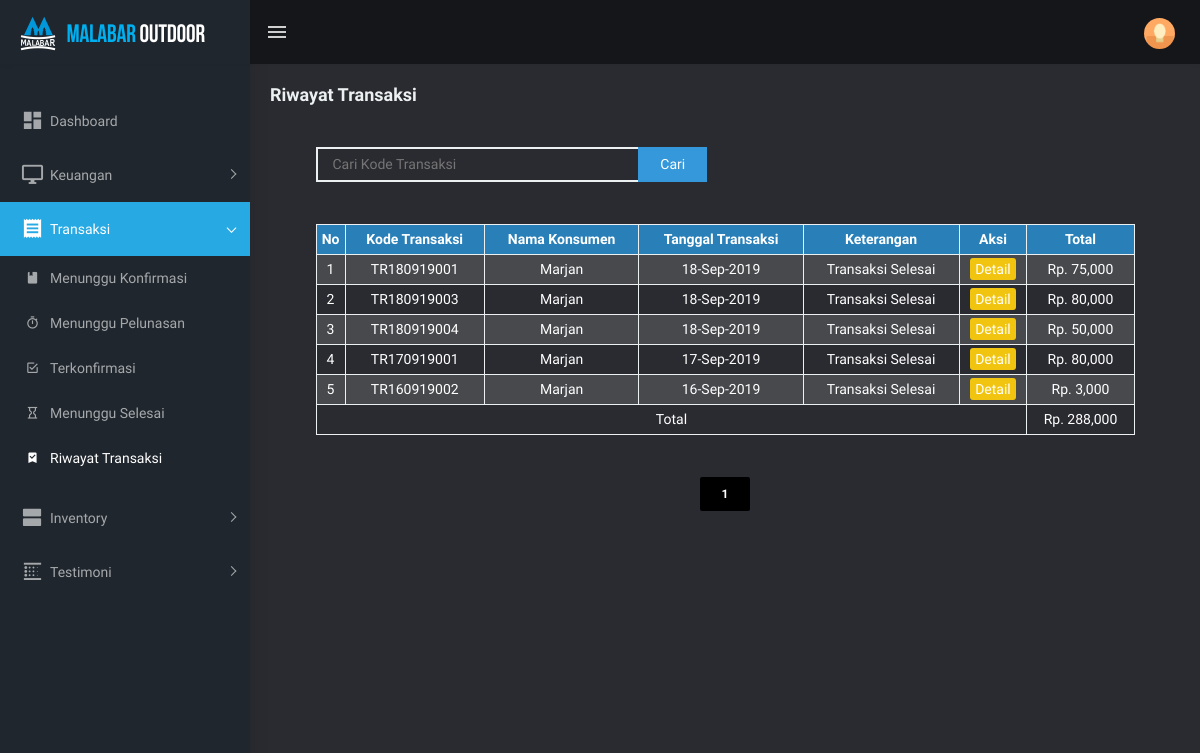
Page /admin/html/owner/riwayat.php (signed in) on the committed database.
### tables this page shows
CREATE TABLE `transaksi` (
  `kdTransaksi` varchar(11) NOT NULL,
  `tglTransaksi` date NOT NULL,
  `totalBayarJual` int(11) NOT NULL,
  `totalBayarSewa` int(11) NOT NULL,
  `totalHarga` int(11) NOT NULL,
  `keterangan` text DEFAULT NULL,
  `status` varchar(30) NOT NULL,
  `alamat` text NOT NULL,
  `fotoPembayaran` varchar(200) DEFAULT NULL,
  `idUser` varchar(9) NOT NULL
);

CREATE TABLE `user` (
  `idUser` varchar(7) NOT NULL,
  `namaUser` varchar(30) NOT NULL,
  `Alamat` text NOT NULL,
  `Telp` varchar(13) NOT NULL,
  `Foto` varchar(200) DEFAULT NULL,
  `Email` varchar(25) NOT NULL,
  `Password` varchar(25) NOT NULL,
  `role` enum('pelanggan','pemilik toko','bagian keuangan') NOT NULL
);

### admin/html/owner/riwayat.php (the view, shortened to what this page needs)
<?php
include "../../../config.php";
$halaman = 15;
$page = isset($_GET["halaman"]) ? (int)$_GET["halaman"] : 1;
$mulai = ($page>1) ? ($page * $halaman) - $halaman : 0;
$result = mysqli_query($koneksi,"SELECT * FROM `transaksi` join user on transaksi.idUser = user.idUser where status = 'Transaksi Selesai'");
$total = mysqli_num_rows($result);
$pages = ceil($total/$halaman);
$pagi = false;
?>
<!DOCTYPE html>
<html dir="ltr" lang="en">
<head>
    <link href="../../assets/libs/flot/css/float-chart.css" rel="stylesheet">
    <link href="../../dist/css/style.min.css" rel="stylesheet">
</head>
<body>
    <div id="main-wrapper">
        <header class="topbar" data-navbarbg="skin5">
            <nav class="navbar top-navbar navbar-expand-md navbar-dark">
                <div class="navbar-header" data-logobg="skin5">
                    <a class="navbar-brand" href="index.php">
                        <b class="logo-icon p-l-10">
                            <img src="../../assets/images/logo-icon.png" alt="homepage" class="light-logo" />
                        </b>
                        <span class="logo-text">
                           <img src="../../assets/images/logo-text.png" alt="homepage" class="light-logo" />
                       </span>
                       </a>
                   </div>
                   <div class="navbar-collapse collapse" id="navbarSupportedContent" data-navbarbg="skin5">
                    <ul class="navbar-nav float-left mr-auto">
                        <li class="nav-item d-none d-md-block"><a class="nav-link sidebartoggler waves-effect waves-light" href="javascript:void(0)" data-sidebartype="mini-sidebar"><i class="mdi mdi-menu font-24"></i></a></li>
                    </ul>
                    <ul class="navbar-nav float-right">
                        <li class="nav-item dropdown">
                            <a class="nav-link dropdown-toggle text-muted waves-effect waves-dark pro-pic" href="" data-toggle="dropdown" aria-haspopup="true" aria-expanded="false"><img src="../../assets/images/users/1.jpg" alt="user" class="rounded-circle" width="31"></a>
                        </li>
                    </ul>
                </div>
            </nav>
        </header>
        <aside class="left-sidebar" data-sidebarbg="skin5">
            <div class="scroll-sidebar">
                <nav class="sidebar-nav">
                    <ul id="sidebarnav" class="p-t-30">
                        <li class="sidebar-item"> <a class="sidebar-link waves-effect waves-dark sidebar-link" href="index.php" aria-expanded="false"><i class="mdi mdi-view-dashboard"></i><span class="hide-menu">Dashboard</span></a></li>
                        <li class="sidebar-item"> <a class="sidebar-link has-arrow waves-effect waves-dark" href="javascript:void(0)" aria-expanded="false"><i class="mdi mdi-monitor"></i><span class="hide-menu">Keuangan </span></a>
                        </li>
                        <li class="sidebar-item"> <a class="sidebar-link has-arrow waves-effect waves-dark" href="javascript:void(0)" aria-expanded="false"><i class="mdi mdi-receipt"></i><span class="hide-menu">Transaksi </span></a>
                            <ul aria-expanded="false" class="collapse  first-level">
                                <li class="sidebar-item"><a href="tunggukonfirmasi.php" class="sidebar-link"><i class="mdi mdi-book"></i><span class="hide-menu"> Menunggu Konfirmasi </span></a></li>
                                <li class="sidebar-item"><a href="tunggulunas.php" class="sidebar-link"><i class="mdi mdi-timer"></i><span class="hide-menu"> Menunggu Pelunasan </span></a></li>
                                <li class="sidebar-item"><a href="terkonfirmasi.php" class="sidebar-link"><i class="mdi mdi-checkbox-marked-outline"></i><span class="hide-menu"> Terkonfirmasi </span></a></li>
                                <li class="sidebar-item"><a href="tungguselesai.php" class="sidebar-link"><i class="mdi mdi-timer-sand-empty"></i><span class="hide-menu"> Menunggu Selesai </span></a></li>
                                <li class="sidebar-item"><a href="riwayat.php" class="sidebar-link"><i class="mdi mdi-bookmark-check"></i><span class="hide-menu"> Riwayat Transaksi </span></a></li>
                            </ul>
                        </li>
                        <li class="sidebar-item"> <a class="sidebar-link has-arrow waves-effect waves-dark" href="javascript:void(0)" aria-expanded="false"><i class="mdi mdi-view-agenda"></i><span class="hide-menu">Inventory </span></a>
                        </li>
                        <li class="sidebar-item"> <a class="sidebar-link has-arrow waves-effect waves-dark" href="javascript:void(0)" aria-expanded="false"><i class="mdi mdi-blur-linear"></i><span class="hide-menu">Testimoni </span></a>
                        </li>
                    </ul>
                </nav>
            </div>
        </aside>
        <div class="page-wrapper" style="background-color: #2a2b30; color: rgba(236, 240, 241,1.0)">
            <div class="page-breadcrumb">
                <div class="row">
                    <div class="col-12 d-flex no-block align-items-center">
                        <h4 class="page-title">Riwayat Transaksi</h4>
                    </div>
                </div>
            </div>
            <div class="container-fluid">
                <center>
                    <br>
                    <div style="width: 90%; text-align: left;">
                        <div class="inblock" style="width: 49.5%">
                            <form method="post">
                                <input type="text" name="cari" class="inblock" placeholder="Cari Kode Transaksi">
                                <button class="cari" name="submit">Cari</button>
                            </form>
                        </div>
                    </div>
                    <br><br>
                    <table>
                        <tr>
                            <th>No</th>
                            <th>Kode Transaksi</th>
                            <th>Nama Konsumen</th>
                            <th>Tanggal Transaksi</th>
                            <th>Keterangan</th>
                            <th>Aksi</th>
                            <th>Total</th>
                        </tr>
                        <?php
                        $no=1;
                        $total =0;
                        if (isset($_POST['submit'])) {
                            $kdTransaksi = $_POST['cari'];
                            $ambil = mysqli_query($koneksi,"SELECT * FROM `transaksi` join user on transaksi.idUser = user.idUser where status = 'Transaksi Selesai' and transaksi.kdTransaksi like '%".$kdTransaksi."%' ORDER BY `transaksi`.`tglTransaksi` DESC");
                            if ($ambil)
                            {
                                while($pecah = mysqli_fetch_assoc($ambil)){
                                    $kdTransaksi = $pecah['kdTransaksi'];
                                    ?>
                                    <tr>
                                        <td><?php echo $no ?></td>
                                        <td><?php echo $kdTransaksi ?></td>
                                        <td><?php echo $pecah['namaUser'] ?></td>
                                        <td><?php echo date("d-M-Y", strtotime($pecah['tglTransaksi'])) ?></td>
                                        <td><?php echo $pecah['status']; ?>
                                    </td>
                                    <td><a href="detailtranup.php?id=<?php echo $kdTransaksi ?>" class="tombol">Detail</a></td>
                                    <td><?php echo "Rp. ",number_format($pecah['totalHarga']) ?></td>
                                </tr>
                                <?php
                                $total = $total+$pecah['totalHarga'];
                                $no++;
                            }
                        }
                        ?>
                        <tr>
                            <td colspan="6">Total</td>
                            <td><?php echo "Rp. ",number_format($total) ?></td>
                        </tr>
                        <?php
                    }
                    else{
                        $pagi = true;
                        $ambil = mysqli_query($koneksi,"SELECT * FROM `transaksi` join user on transaksi.idUser = user.idUser where status = 'Transaksi Selesai' ORDER BY `transaksi`.`tglTransaksi` DESC LIMIT $mulai, $halaman");
                        if ($ambil)
                        {
                            while($pecah = mysqli_fetch_assoc($ambil)){
                                $kdTransaksi = $pecah['kdTransaksi'];
                                ?>
                                <tr>
                                    <td><?php echo $no ?></td>
                                    <td><?php echo $kdTransaksi ?></td>
                                    <td><?php echo $pecah['namaUser'] ?></td>
                                    <td><?php echo date("d-M-Y", strtotime($pecah['tglTransaksi'])) ?></td>
                                    <td><?php echo $pecah['status']; ?>
                                </td>
                                <td><a href="detailtranup.php?id=<?php echo $kdTransaksi ?>" class="tombol">Detail</a></td>
                                <td><?php echo "Rp. ",number_format($pecah['totalHarga']) ?></td>
                            </tr>
                            <?php
                            $total = $total+$pecah['totalHarga'];
                            $no++;
                        }
                    }
                    ?>
                    <tr>
                        <td colspan="6">Total</td>
                        <td><?php echo "Rp. ",number_format($total) ?></td>
                    </tr>
                    <?php
                }
                ?>
            </table>
            <br><br>
            <?php
            if ($pagi == true ){ ?>
                <div align="center">
                    <?php for ($i=1; $i<=$pages ; $i++){ ?>
                        <a href="?halaman=<?php echo $i; ?>" class="btn btn-black"><?php echo $i; ?></a>
                    <?php } ?>
                </div>
                <?php
            }
            ?>
        </center>
    </div>
</div>
</div>
</body>
</html>

### admin/html/owner/riwayat.php (style rules this page uses)
body { height: 100%; background-color: #2a2b30; }
.inblock { display: inline-block; }
.tombol { padding-top: 3px; padding-bottom: 3px; padding-right: 5px; padding-left: 5px; font-size: 10; background-color: rgba(241, 196, 15,1.0); color: white; border-radius: 3px; }
.cari { margin-left: -5px; padding-top: 5px; padding-bottom: 5px; padding-right: 20px; padding-left: 20px; border : 2px solid #3498db; background-color: #3498db; color: white; }
.btn.btn-black { border-width: 2px; border-color: #000; background: #000; color: #fff; }
.btn { text-transform: uppercase; font-size: 12px; font-weight: 900; padding: 6px 20px; }
table { border-collapse: collapse; width: 90%; text-align: center; font-size: 14px; color: white; }
th { background-color: rgba(41, 128, 185,1.0); }
th, td { border : 1px solid #ecf0f1; padding-top: 4px; padding-bottom: 4px; }
tr:nth-child(even) { background-color: rgba(236, 240, 241,0.15) }
input[type=text] { padding-top: 5px; padding-bottom: 5px; padding-right: 15px; padding-left: 15px; color: white; border : 2px solid #ecf0f1; background-color: rgba(0,0,0,0); width: 80%; }

### rows in the picture
transaksi: kdTransaksi "TR180919001", idUser.namaUser "Marjan", tglTransaksi "18-Sep-2019", status "Transaksi Selesai", totalHarga "75,000"
transaksi: kdTransaksi "TR180919003", idUser.namaUser "Marjan", tglTransaksi "18-Sep-2019", status "Transaksi Selesai", totalHarga "80,000"
transaksi: kdTransaksi "TR180919004", idUser.namaUser "Marjan", tglTransaksi "18-Sep-2019", status "Transaksi Selesai", totalHarga "50,000"
transaksi: kdTransaksi "TR170919001", idUser.namaUser "Marjan", tglTransaksi "17-Sep-2019", status "Transaksi Selesai", totalHarga "80,000"
transaksi: kdTransaksi "TR160919002", idUser.namaUser "Marjan", tglTransaksi "16-Sep-2019", status "Transaksi Selesai", totalHarga "3,000"

### other values in the picture
$total "288,000"
